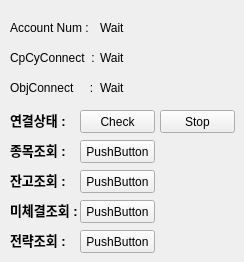
   <widget class="QWidget" name="tab_1">
    <attribute name="title">
     <string>연결</string>
    </attribute>
    <widget class="QLabel" name="CpCyConnect">
     <property name="geometry">
      <rect>
       <x>10</x>
       <y>50</y>
       <width>101</width>
       <height>16</height>
      </rect>
     </property>
     <property name="text">
      <string>CpCyConnect  :</string>
     </property>
    </widget>
    <widget class="QLabel" name="label_Cp">
     <property name="geometry">
      <rect>
       <x>100</x>
       <y>50</y>
       <width>56</width>
       <height>16</height>
      </rect>
     </property>
     <property name="text">
      <string>Wait</string>
     </property>
    </widget>
    <widget class="QPushButton" name="btn1">
     <property name="geometry">
      <rect>
       <x>80</x>
       <y>110</y>
       <width>75</width>
       <height>23</height>
      </rect>
     </property>
     <property name="text">
      <string>Check</string>
     </property>
    </widget>
    <widget class="QPushButton" name="btn2">
     <property name="geometry">
      <rect>
       <x>160</x>
       <y>110</y>
       <width>75</width>
       <height>23</height>
      </rect>
     </property>
     <property name="text">
      <string>Stop</string>
     </property>
    </widget>
    <widget class="QLabel" name="ObjConnect">
     <property name="geometry">
      <rect>
       <x>10</x>
       <y>80</y>
       <width>101</width>
       <height>16</height>
      </rect>
     </property>
     <property name="text">
      <string>ObjConnect     : </string>
     </property>
    </widget>
    <widget class="QLabel" name="label_Obj">
     <property name="geometry">
      <rect>
       <x>100</x>
       <y>80</y>
       <width>56</width>
       <height>16</height>
      </rect>
     </property>
     <property name="text">
      <string>Wait</string>
     </property>
    </widget>
    <widget class="QLabel" name="account_2">
     <property name="geometry">
      <rect>
       <x>100</x>
       <y>20</y>
       <width>81</width>
       <height>16</height>
      </rect>
     </property>
     <property name="toolTip">
      <string>&lt;html&gt;&lt;head/&gt;&lt;body&gt;&lt;p&gt;aaaa&lt;/p&gt;&lt;/body&gt;&lt;/html&gt;</string>
     </property>
     <property name="whatsThis">
      <string>&lt;html&gt;&lt;head/&gt;&lt;body&gt;&lt;p&gt;bbbbb&lt;/p&gt;&lt;/body&gt;&lt;/html&gt;</string>
     </property>
     <property name="styleSheet">
      <string notr="true"/>
     </property>
     <property name="text">
      <string>&lt;html&gt;&lt;head/&gt;&lt;body&gt;&lt;p&gt;Wait&lt;/p&gt;&lt;/body&gt;&lt;/html&gt;</string>
     </property>
    </widget>
    <widget class="QLabel" name="AccountNum">
     <property name="geometry">
      <rect>
       <x>10</x>
       <y>20</y>
       <width>101</width>
       <height>16</height>
      </rect>
     </property>
     <property name="text">
      <string>Account Num :</string>
     </property>
    </widget>
    <widget class="QPushButton" name="btnStart">
     <property name="geometry">
      <rect>
       <x>80</x>
       <y>140</y>
       <width>75</width>
       <height>23</height>
      </rect>
     </property>
     <property name="text">
      <string>PushButton</string>
     </property>
    </widget>
    <widget class="QLabel" name="label_18">
     <property name="geometry">
      <rect>
       <x>10</x>
       <y>110</y>
       <width>61</width>
       <height>21</height>
      </rect>
     </property>
     <property name="text">
      <string>&lt;html&gt;&lt;head/&gt;&lt;body&gt;&lt;p&gt;&lt;span style=&quot; font-size:10pt; font-weight:600;&quot;&gt;연결상태  :&lt;/span&gt;&lt;/p&gt;&lt;/body&gt;&lt;/html&gt;</string>
     </property>
    </widget>
    <widget class="QLabel" name="label_19">
     <property name="geometry">
      <rect>
       <x>10</x>
       <y>140</y>
       <width>61</width>
       <height>21</height>
      </rect>
     </property>
     <property name="text">
      <string>&lt;html&gt;&lt;head/&gt;&lt;body&gt;&lt;p&gt;&lt;span style=&quot; font-size:10pt; font-weight:600;&quot;&gt;종목조회 :&lt;/span&gt;&lt;/p&gt;&lt;/body&gt;&lt;/html&gt;</string>
     </property>
    </widget>
    <widget class="QLabel" name="label_20">
     <property name="geometry">
      <rect>
       <x>10</x>
       <y>170</y>
       <width>61</width>
       <height>21</height>
      </rect>
     </property>
     <property name="text">
      <string>&lt;html&gt;&lt;head/&gt;&lt;body&gt;&lt;p&gt;&lt;span style=&quot; font-size:10pt; font-weight:600;&quot;&gt;잔고조회  : &lt;/span&gt;&lt;/p&gt;&lt;/body&gt;&lt;/html&gt;</string>
     </property>
    </widget>
    <widget class="QPushButton" name="pushButton_4">
     <property name="geometry">
      <rect>
       <x>80</x>
       <y>170</y>
       <width>75</width>
       <height>23</height>
      </rect>
     </property>
     <property name="text">
      <string>PushButton</string>
     </property>
    </widget>
    <widget class="QLabel" name="label_21">
     <property name="geometry">
      <rect>
       <x>10</x>
       <y>200</y>
       <width>71</width>
       <height>21</height>
      </rect>
     </property>
     <property name="text">
      <string>&lt;html&gt;&lt;head/&gt;&lt;body&gt;&lt;p&gt;&lt;span style=&quot; font-size:10pt; font-weight:600;&quot;&gt;미체결조회 :&lt;/span&gt;&lt;/p&gt;&lt;/body&gt;&lt;/html&gt;</string>
     </property>
    </widget>
    <widget class="QPushButton" name="pushButton_5">
     <property name="geometry">
      <rect>
       <x>80</x>
       <y>200</y>
       <width>75</width>
       <height>23</height>
      </rect>
     </property>
     <property name="text">
      <string>PushButton</string>
     </property>
    </widget>
    <widget class="QPushButton" name="pushButton_6">
     <property name="geometry">
      <rect>
       <x>80</x>
       <y>230</y>
       <width>75</width>
       <height>23</height>
      </rect>
     </property>
     <property name="text">
      <string>PushButton</string>
     </property>
    </widget>
    <widget class="QLabel" name="label_22">
     <property name="geometry">
      <rect>
       <x>10</x>
       <y>230</y>
       <width>71</width>
       <height>21</height>
      </rect>
     </property>
     <property name="text">
      <string>&lt;html&gt;&lt;head/&gt;&lt;body&gt;&lt;p&gt;&lt;span style=&quot; font-size:10pt; font-weight:600;&quot;&gt;전략조회 :&lt;/span&gt;&lt;/p&gt;&lt;/body&gt;&lt;/html&gt;</string>
     </property>
    </widget>
   </widget>
